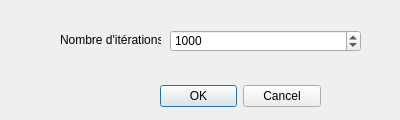
<?xml version="1.0" encoding="UTF-8"?>
<ui version="4.0">
 <class>snakes</class>
 <widget class="QDialog" name="snakes">
  <property name="geometry">
   <rect>
    <x>0</x>
    <y>0</y>
    <width>400</width>
    <height>120</height>
   </rect>
  </property>
  <property name="windowTitle">
   <string>Paramètres du contour actif (snakes)</string>
  </property>
  <widget class="QDialogButtonBox" name="buttonBox">
   <property name="geometry">
    <rect>
     <x>160</x>
     <y>80</y>
     <width>161</width>
     <height>32</height>
    </rect>
   </property>
   <property name="orientation">
    <enum>Qt::Horizontal</enum>
   </property>
   <property name="standardButtons">
    <set>QDialogButtonBox::Cancel|QDialogButtonBox::Ok</set>
   </property>
  </widget>
  <widget class="QSpinBox" name="spinBox">
   <property name="geometry">
    <rect>
     <x>170</x>
     <y>30</y>
     <width>191</width>
     <height>22</height>
    </rect>
   </property>
   <property name="maximum">
    <number>1000000000</number>
   </property>
   <property name="value">
    <number>1000</number>
   </property>
  </widget>
  <widget class="QLabel" name="label">
   <property name="geometry">
    <rect>
     <x>60</x>
     <y>30</y>
     <width>101</width>
     <height>20</height>
    </rect>
   </property>
   <property name="text">
    <string>Nombre d'itérations</string>
   </property>
  </widget>
 </widget>
 <resources/>
 <connections>
  <connection>
   <sender>buttonBox</sender>
   <signal>accepted()</signal>
   <receiver>snakes</receiver>
   <slot>accept()</slot>
   <hints>
    <hint type="sourcelabel">
     <x>248</x>
     <y>254</y>
    </hint>
    <hint type="destinationlabel">
     <x>157</x>
     <y>274</y>
    </hint>
   </hints>
  </connection>
  <connection>
   <sender>buttonBox</sender>
   <signal>rejected()</signal>
   <receiver>snakes</receiver>
   <slot>reject()</slot>
   <hints>
    <hint type="sourcelabel">
     <x>316</x>
     <y>260</y>
    </hint>
    <hint type="destinationlabel">
     <x>286</x>
     <y>274</y>
    </hint>
   </hints>
  </connection>
 </connections>
</ui>
